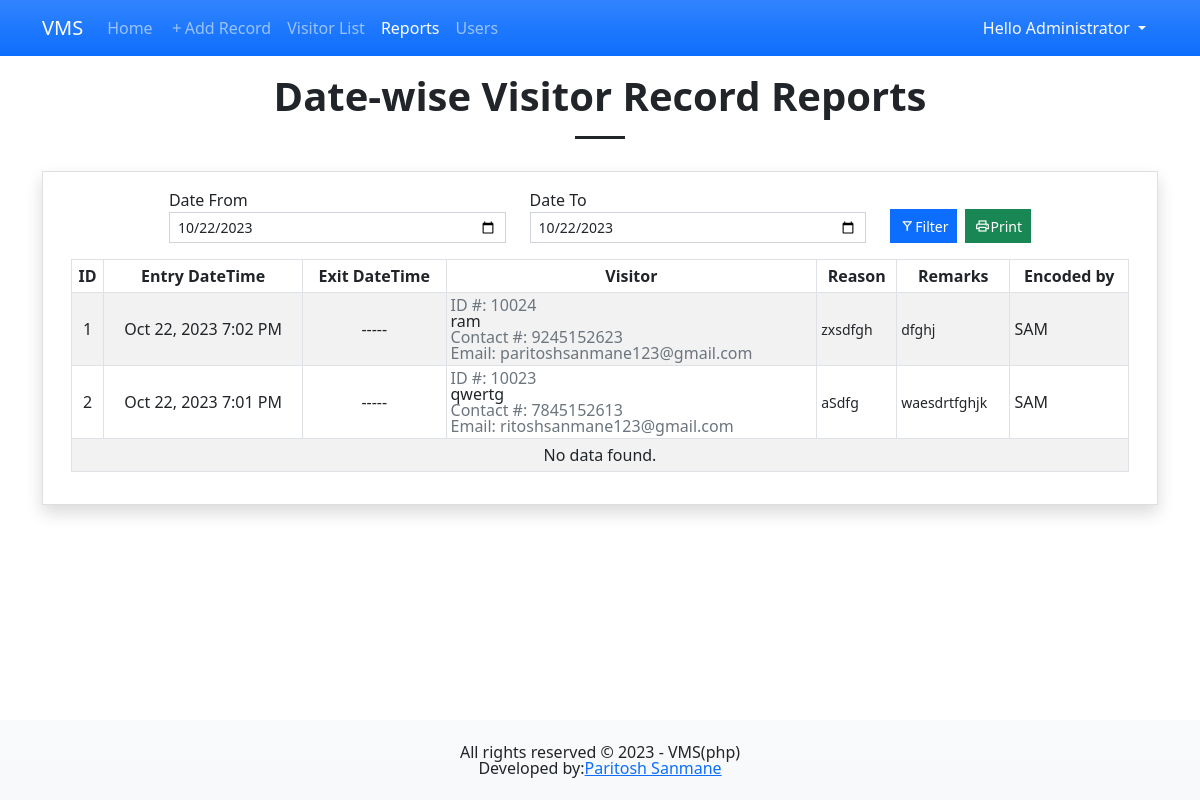
The app's page /?page=reports (signed in) with its own data.
### tables this page shows
CREATE TABLE `visitor_list` (
            `visitor_id` INTEGER NOT NULL PRIMARY KEY AUTOINCREMENT,
            `user_id` INTEGER NOT NULL,
            `id_number` TEXT NOT NULL,
            `fullname` TEXT NOT NULL,
            `contact` TEXT NOT NULL,
            `email` TEXT NULL,
            `reason` TEXT NULL,
            `remarks` TEXT NULL,
            `status` TINYINT(2) NOT NULL Default 0,
            `date_created` TIMESTAMP DEFAULT CURRENT_TIMESTAMP,
            `date_out` TIMESTAMP NULL DEFAULT NULL,
            FOREIGN KEY(`user_id`) REFERENCES `user_list`(`user_id`)
        );

### reports.php (the view, shortened to what this page needs)
<?php
$from = isset($_GET['from']) ? date("Y-m-d h:i:s", strtotime($_GET['from']. " 00:00:00")) : date("Y-m-d h:i:s", strtotime(date("Y-m-d"). " 00:00:00"));
$to = isset($_GET['to']) ? date("Y-m-d h:i:s", strtotime($_GET['to']. " 23:59:59")) : date("Y-m-d h:i:s", strtotime(date("Y-m-d"). " 23:59:59"));
?>
<h1 class="text-center fw-bolder">Date-wise Visitor Record Reports</h1>
<hr class="mx-auto opacity-100" style="width:50px;height:3px">
<div class="col-lg-12 col-md-12 col-sm-12 mx-auto py-3">
    <div class="card rounded-0 shadow">
        <div class="card-body rounded-0">
            <div class="container-fluid">
                <div class="mb-3">
                    <div class="row align-items-end justify-content-center">
                        <div class="col-lg-4 col-md-5 col-sm-12 col-12">
                            <label for="date_from">Date From</label>
                            <input type="date" value="<?= date("Y-m-d", strtotime($from)) ?>" class="form-control form-control-sm rounded-0" id="date_from" name="date_from" required="required">
                        </div>
                        <div class="col-lg-4 col-md-5 col-sm-12 col-12">
                            <label for="date_to">Date To</label>
                            <input type="date" value="<?= date("Y-m-d", strtotime($to)) ?>" class="form-control form-control-sm rounded-0" id="date_to" name="date_to" required="required">
                        </div>
                        <div class="col-auto">
                            <div class="d-flex">
                                <button class="btn btn-primary btn-sm rounded-0 d-flex align-items-center me-2" id="filter"><span class="material-symbols-outlined">filter_alt</span> Filter</button>
                                <button class="btn btn-success btn-sm rounded-0 d-flex align-items-center" id="print"><span class="material-symbols-outlined">print</span> Print</button>
                            </div>
                        </div>
                    </div>
                </div>
                <div class="table-responsive">
                    <table class="table table-sm table-bordered table-hover table-striped" id="visitorTBL">
                        <thead>
                            <tr>
                                <th class="text-center">ID</th>
                                <th class="text-center">Entry DateTime</th>
                                <th class="text-center">Exit DateTime</th>
                                <th class="text-center">Visitor</th>
                                <th class="text-center">Reason</th>
                                <th class="text-center">Remarks</th>
                                <th class="text-center">Encoded by</th>
                            </tr>
                        </thead>
                        <tbody>
                            <?php
                            $from = new DateTime($from, new DateTimeZone('Asia/Manila'));
                            $from->setTimezone(new DateTimeZone('UTC'));
                            $from = $from->format("Y-m-d");
                            $to = new DateTime($to, new DateTimeZone('Asia/Manila'));
                            $to->setTimezone(new DateTimeZone('UTC'));
                            $to = $to->format("Y-m-d");
                            $i = 1;
                            $visitors_sql = "SELECT *, COALESCE((SELECT `fullname` FROM `user_list` where `user_list`.`user_id` = `visitor_list`.`user_id`),'N/A') as `encoded` FROM `visitor_list` where date(`date_created`) BETWEEN '{$from}' and '{$to}' ORDER BY strftime('%s', `date_created`) desc";
                            $visitors_qry = $conn->query($visitors_sql);
                            while($row = $visitors_qry->fetchArray()):
                                $date_created = new DateTime($row['date_created'], new DateTimeZone('UTC'));$date_created->setTimezone(new DateTimeZone('Asia/Manila'));
                            ?>
                            <tr>
                                <td class="text-center"><?= $i++; ?></td>
                                <td class="text-center"><?= $date_created->format('M d, Y g:i A') ?></td>
                                <td class="text-center"><?= $date_out ?? "-----" ?></td>
                                <td class="">
                                    <div class="lh-1">
                                        <div class="text-secondary">ID #: <?= $row['id_number'] ?></div>
                                        <div><?= $row['fullname'] ?></div>
                                        <div class="text-secondary">Contact #: <?= $row['contact'] ?></div>
                                        <div class="text-secondary">Email: <?= $row['email'] ?></div>
                                    </div>
                                </td>
                                <td class=""><small><?= $row['reason'] ?></small></td>
                                <td class=""><small><?= $row['remarks'] ?></small></td>
                                <td class=""><?= $row['encoded'] ?></td>
                            </tr>
                            <?php endwhile; ?>
                            <?php if(!$visitors_qry->fetchArray()): ?>
                                <tr>
                                    <td colspan="7" class="text-center">No data found.</td>
                                </tr>
                            <?php endif; ?>
                        </tbody>
                    </table>
                </div>
            </div>
        </div>
    </div>
</div>

### css/custom.css (style rules this page uses)
html, body { margin: unset; height: 100%; width: 100%; overflow-x: hidden; }
body { padding-bottom:5em; }
.material-symbols-outlined { font-size: var(--bs-body-font-size) !important; line-height: var(--bs-body-line-height) !important; }
table th, table td { vertical-align: middle !important; }

### records on screen
visitor_list: date_created "Oct 22, 2023 7:02 PM", id_number "10024", fullname "ram", contact "9245152623", email "paritoshsanmane123@gmail.com", reason "zxsdfgh", remarks "dfghj", encoded "SAM"
visitor_list: date_created "Oct 22, 2023 7:01 PM", id_number "10023", fullname "qwertg", contact "7845152613", email "ritoshsanmane123@gmail.com", reason "aSdfg", remarks "waesdrtfghjk", encoded "SAM"

### other values on screen
$_SESSION['fullname'] "Administrator"
